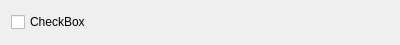
<?xml version="1.0" encoding="UTF-8"?>
<ui version="4.0">
 <class>CustomCheckBoxWidget</class>
 <widget class="QWidget" name="CustomCheckBoxWidget">
  <property name="geometry">
   <rect>
    <x>0</x>
    <y>0</y>
    <width>400</width>
    <height>45</height>
   </rect>
  </property>
  <property name="windowTitle">
   <string>Form</string>
  </property>
  <layout class="QVBoxLayout" name="verticalLayout">
   <item>
    <widget class="QCheckBox" name="checkBox">
     <property name="text">
      <string>CheckBox</string>
     </property>
    </widget>
   </item>
  </layout>
 </widget>
 <resources/>
 <connections/>
</ui>
